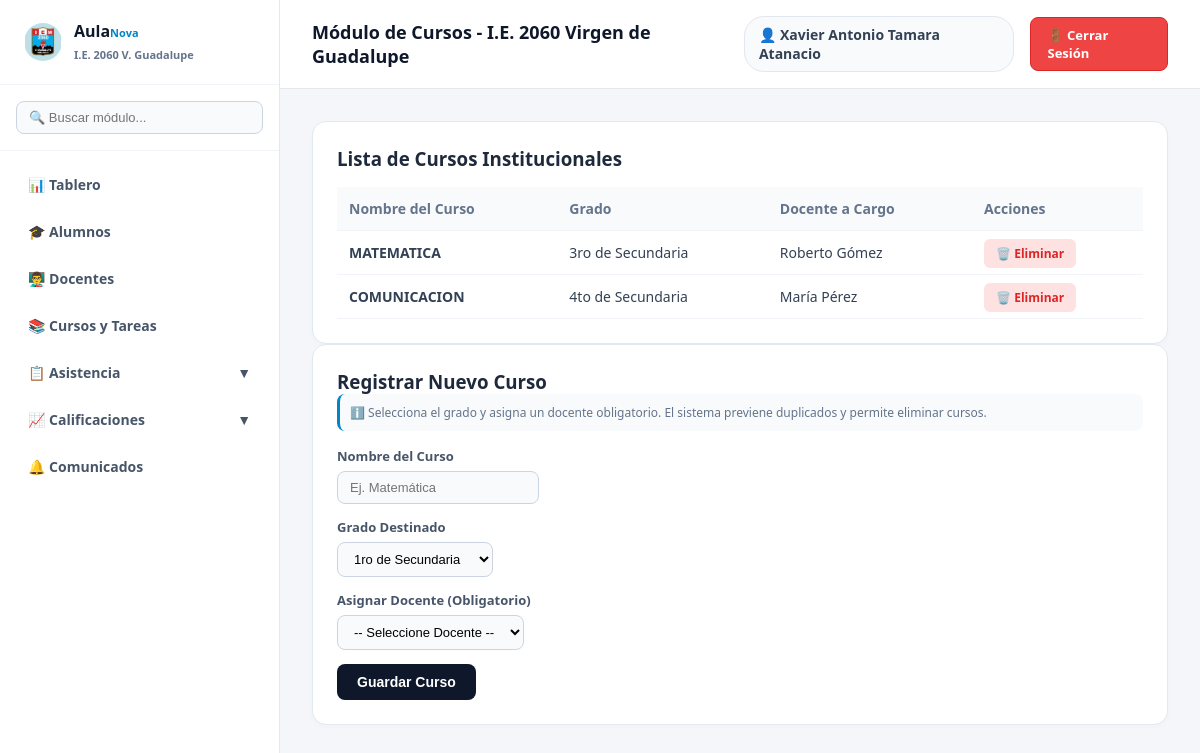
The app's page /cursos (signed in) with its own data.
### tables this page shows
CREATE TABLE Usuarios (
            id_usuario INTEGER PRIMARY KEY AUTOINCREMENT,
            nombres TEXT NOT NULL,
            apellidos TEXT NOT NULL,
            correo TEXT UNIQUE NOT NULL,
            password TEXT NOT NULL,
            dni TEXT,
            grado TEXT,
            seccion TEXT,
            id_rol INTEGER,
            estado INTEGER DEFAULT 1,
            FOREIGN KEY (id_rol) REFERENCES Roles (id_rol)
        );

CREATE TABLE Cursos (
            id_curso INTEGER PRIMARY KEY AUTOINCREMENT,
            nombre_curso TEXT NOT NULL,
            grado TEXT NOT NULL,
            id_docente INTEGER,
            FOREIGN KEY (id_docente) REFERENCES Usuarios (id_usuario),
            UNIQUE(nombre_curso, grado)
        );

### app.py (the view)
@app.route('/cursos')
def gestionar_cursos():
    if 'id_rol' not in session or session['id_rol'] != 1: return redirect(url_for('index'))
    conn = get_db_connection()
    cursos = conn.execute('''
        SELECT c.*, u.nombres AS docente_nombres, u.apellidos AS docente_apellidos
        FROM Cursos c
        LEFT JOIN Usuarios u ON c.id_docente = u.id_usuario
    ''').fetchall()
    docentes = conn.execute('SELECT * FROM Usuarios WHERE id_rol = 2').fetchall()
    admin_default = conn.execute('SELECT * FROM Usuarios WHERE id_usuario = ?', (session['id_usuario'],)).fetchone()
    conn.close()
    return render_template('cursos.html', cursos=cursos, docentes=docentes, usuario=admin_default)

### app.py (called while the page is built)
def get_db_connection():
    conn = sqlite3.connect('aulanova.db')
    conn.row_factory = sqlite3.Row
    return conn

### templates/cursos.html (shortened to what this page needs)
{% extends "layout.html" %}
{% block header_title %}Módulo de Cursos - I.E. 2060 Virgen de Guadalupe{% endblock %}
{% block content %}
<div class="grid-container">
    <div class="card">
        <h3>Lista de Cursos Institucionales</h3>
        <table>
            <thead>
                <tr>
                    <th>Nombre del Curso</th>
                    <th>Grado</th>
                    <th>Docente a Cargo</th>
                    <th>Acciones</th>
                </tr>
            </thead>
            <tbody>
                {% if cursos %}
                    {% for c in cursos %}
                    <tr>
                        <td><strong>{{ c.nombre_curso }}</strong></td>
                        <td>{{ c.grado }}</td>
                        <td>
                            {% if c.docente_nombres %}
                                {{ c.docente_nombres }} {{ c.docente_apellidos }}
                            {% else %}
                                <span style="color: #94a3b8; font-style: italic;">Sin asignar</span>
                            {% endif %}
                        </td>
                        <td>
                            <a href="/eliminar-curso/{{ c.id_curso }}" class="btn-delete" onclick="return confirm('¿Estás seguro de eliminar este curso?')">🗑️ Eliminar</a>
                        </td>
                    </tr>
                    {% endfor %}
                {% else %}
                    <tr>
                        <td colspan="4" style="text-align: center; color: #94a3b8; padding: 20px;">No hay cursos registrados todavía.</td>
                    </tr>
                {% endif %}
            </tbody>
        </table>
    </div>
    <div class="card">
        <h3>Registrar Nuevo Curso</h3>
        <div class="info-note">
            ℹ️ Selecciona el grado y asigna un docente obligatorio. El sistema previene duplicados y permite eliminar cursos.
        </div>
        <form action="/crear-curso" method="POST">
            <div class="form-group">
                <label for="nombre_curso">Nombre del Curso</label>
                <input type="text" id="nombre_curso" name="nombre_curso" required placeholder="Ej. Matemática">
            </div>
            <div class="form-group">
                <label for="grado">Grado Destinado</label>
                <select id="grado" name="grado">
                    <option value="1ro de Secundaria">1ro de Secundaria</option>
                </select>
            </div>
            <div class="form-group">
                <label for="id_docente">Asignar Docente (Obligatorio)</label>
                <select id="id_docente" name="id_docente" required>
                    <option value="" disabled selected>-- Seleccione Docente --</option>
                </select>
            </div>
            <button type="submit">Guardar Curso</button>
        </form>
    </div>
</div>
{% endblock %}

### templates/layout.html (shortened to what this page needs)
<!DOCTYPE html>
<html lang="es">
<head>
</head>
<body>
    <aside>
        <div class="sidebar-brand">
            <img src="{{ url_for('static', filename='logo_colegio.jpg') }}" alt="Logo Colegio">
            <div class="brand-text">
                <h3>Aula<span>Nova</span></h3>
                <span>I.E. 2060 V. Guadalupe</span>
            </div>
        </div>
        <div class="search-box-sidebar">
            <input type="text" placeholder="🔍 Buscar módulo...">
        </div>
        <ul class="sidebar-menu">
            {% if session.get('id_rol') == 1 %}
                <li class="menu-item"><a href="/dashboard" class="menu-header">📊 Tablero</a></li>
                <li class="menu-item"><a href="/alumnos" class="menu-header">🎓 Alumnos</a></li>
                <li class="menu-item"><a href="/docentes" class="menu-header">👨‍🏫 Docentes</a></li>
                <li class="menu-item"><a href="/cursos" class="menu-header">📚 Cursos y Tareas</a></li>
                <li class="menu-item {% if request.path in ['/asistencia', '/reporte-asistencia'] %}active-parent open{% endif %}">
                    <div class="menu-header" onclick="toggleSubmenu(this)">
                        <span>📋 Asistencia</span>
                        <span>▼</span>
                    </div>
                </li>
                <li class="menu-item {% if request.path in ['/calificaciones', '/libreta-academica'] %}active-parent open{% endif %}">
                    <div class="menu-header" onclick="toggleSubmenu(this)">
                        <span>📈 Calificaciones</span>
                        <span>▼</span>
                    </div>
                </li>
                <li class="menu-item"><a href="/comunicados" class="menu-header">🔔 Comunicados</a></li>
            {% elif session.get('id_rol') == 2 %}
                <li class="menu-item"><a href="/dashboard_docente" class="menu-header">📊 Mi Panel Docente</a></li>
                <li class="menu-item"><a href="/comunicados" class="menu-header">🔔 Comunicados</a></li>
            {% elif session.get('id_rol') == 3 %}
                <li class="menu-item"><a href="/dashboard_estudiante" class="menu-header">📊 Mi Panel Estudiante</a></li>
                <li class="menu-item"><a href="/comunicados" class="menu-header">🔔 Comunicados</a></li>
            {% endif %}
        </ul>
    </aside>
    <main>
        <header>
            <div class="header-title">{% block header_title %}Módulo Institucional{% endblock %}</div>
            <div class="header-actions">
                <div class="user-profile">👤 {{ usuario.nombres }} {{ usuario.apellidos }}</div>
                <a href="/logout" class="btn-logout">🚪 Cerrar Sesión</a>
            </div>
        </header>
        <div class="content">
            {% block content %}{% endblock %}
        </div>
    </main>
</body>
</html>

### records on screen
Usuarios: nombres "Xavier Antonio", apellidos "Tamara Atanacio"
Cursos: nombre_curso "MATEMATICA", grado "3ro de Secundaria", docente_nombres "Roberto", docente_apellidos "Gómez"
Cursos: nombre_curso "COMUNICACION", grado "4to de Secundaria", docente_nombres "María", docente_apellidos "Pérez"
